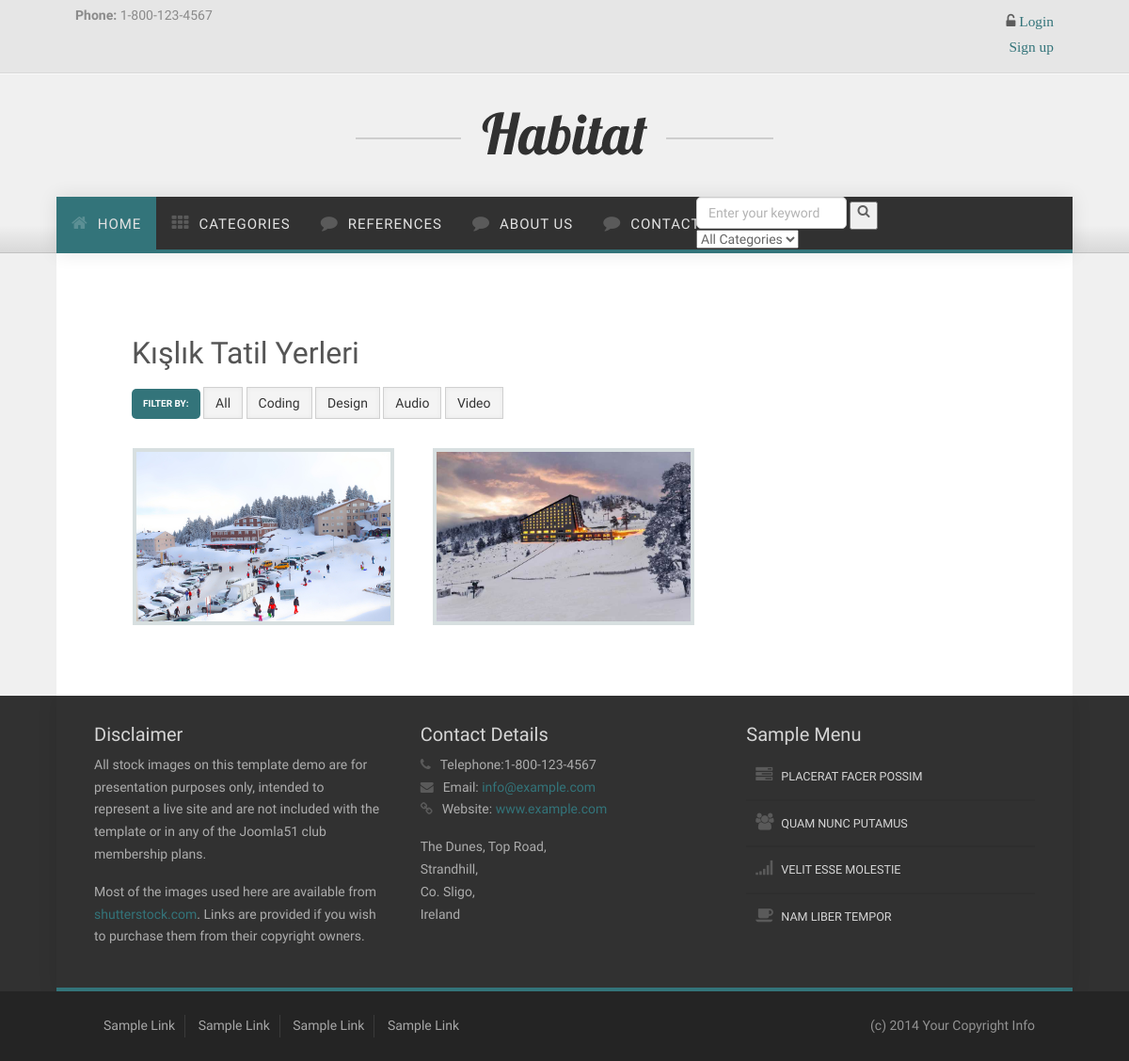
The app's page /category/12/Kislik-Tatil-Yerleri/ with its own data.
### place/models.py (models this page shows, shortened)
class Category(MPTTModel):
     STATUS = (
         ('True', 'Evet'),
         ('False', 'Hayır'),
     )
     title = models.CharField(max_length=100)
     keywords = models.CharField(max_length=255)
     description = models.CharField(max_length=255)
     image = models.ImageField(blank=True,upload_to='images/')
     status = models.CharField(max_length=10, choices=STATUS)
     slug  = models.SlugField(null=False, unique=True)
     parent = TreeForeignKey('self', blank=True, null=True, related_name='children', on_delete=models.CASCADE)
     create_at = models.DateTimeField(auto_now_add=True)
     update_at = models.DateTimeField(auto_now=True)
     class MPTTMeta:
         order_insertion_by = ['title']

class Place(models.Model):
    STATUS = (
        ('True', 'Evet'),
        ('False', 'Hayır'),
    )
    category = models.ForeignKey(Category, on_delete=models.CASCADE)
    title = models.CharField(max_length=150)
    keywords = models.CharField(max_length=255)
    description = models.CharField(max_length=255)
    image = models.ImageField(blank=True, upload_to='images/')
    price = models.FloatField()
    address = models.TextField()
    detail = RichTextUploadingField()
    slug = models.SlugField(null=False, unique=True)
    like = models.IntegerField()
    status = models.CharField(max_length=10, choices=STATUS)
    create_at = models.DateTimeField(auto_now_add=True)
    update_at = models.DateTimeField(auto_now=True)

### home/views.py (the view)
# urls.py: path('category/<int:id>/<slug:slug>/', views.category_places, name='category_places'),
def category_places(request, id, slug):
    category = Category.objects.all()
    categorydata = Category.objects.get(pk=id)
    places = Place.objects.filter(category_id=id)
    context = {'places': places,
               'category': category,
               'slug': slug,
               'categorydata': categorydata
               }
    return render(request,'places.html',context)

### home/templates/places.html (shortened to what this page needs)
{% extends "homebase.html" %}
{% block content %}
    <div id="content">
        <div class="container background-white">
            <div class="row margin-vert-30">
                <div class="col-md-12 margin-top-30">
                    <div id="content">
                        <div class="container background-white">
                            <div class="row margin-vert-30">
                                <div class="col-md-12">
                                    <h2>{{ categorydata.title }}</h2>
                                    <div class="portfolio-filter-container margin-top-20">
                                        <ul class="portfolio-filter">
                                            <li class="portfolio-filter-label label label-primary">
                                                filter by:
                                            </li>
                                            <li>
                                                <a href="#" class="portfolio-selected btn btn-default" data-filter="*">All</a>
                                            </li>
                                            <li>
                                                <a href="#" class="btn btn-default" data-filter=".code">Coding</a>
                                            </li>
                                            <li>
                                                <a href="#" class="btn btn-default" data-filter=".design">Design</a>
                                            </li>
                                            <li>
                                                <a href="#" class="btn btn-default" data-filter=".audio">Audio</a>
                                            </li>
                                            <li>
                                                <a href="#" class="btn btn-default" data-filter=".video">Video</a>
                                            </li>
                                        </ul>
                                    </div>
                                </div>
                            </div>
                            <div class="row">
                                <div class="col-md-12 portfolio-group no-padding">
                                    {% for rs in places %}
                                    <div class="col-md-4 portfolio-item margin-bottom-40 video">
                                        <div>
                                            <a href="/place/{{ rs.id }}/{{ rs.slug }}">
                                                <figure>
                                                    <img src="{{ rs.image.url }}" alt="image1">
                                                </figure>
                                            </a>
                                        </div>
                                    </div>
                                    {% endfor %} }}
                                </div>
                            </div>
                        </div>
                    </div>
                </div>
            </div>
        </div>
    </div>
{% endblock %}

### home/static/css/nexus.css (style rules this page uses)
html { overflow-y: scroll; }
body { line-height: 1.7em; font-family: Roboto Condensed; font-size: 14px; font-weight: 400; background-color: #f0f0f0; color: #656565; }
.container { max-width: 1080px; padding-left: 40px; padding-right: 40px; width: 100%; }
.margin-vert-30 { margin-top: 30px; margin-bottom: 30px; }
.no-padding { padding: 0 0 4px !important; }
.margin-top-20 { margin-top: 20px; }
.margin-top-30 { margin-top: 30px; }
.margin-bottom-40 { margin-bottom: 40px; }
.background-white { background-color: #FFFFFF; }
.btn { border-radius: 0px; }
.btn-default { background-color: rgba(0, 0, 0, 0.043); border: 1px solid rgba(0, 0, 0, 0.15); border-radius: 0px; box-shadow: 0 0 5px 0 rgba(0, 0, 0, 0.05) inset; margin: 0; }
h2 { font-weight: 300; line-height: 1em; margin: 0 0 10px; color: #555555; font-family: 'Roboto Condensed', sans-serif; font-size: 32px; }
a { text-decoration: none; color: #33747a; -webkit-transition: color 0.15s ease-in; -moz-transition: color 0.15s ease-in; -o-transition: color 0.15s ease-in; transition: color 0.15s ease-in; }
a, a:hover, a:active, a:focus { outline: 0; text-decoration: none; }
img { max-width: 100% ; }
.label { font-weight: 300; font-size: 90%; border-radius: 5px; }
.portfolio-group { text-align: center; padding: 0px; margin: 0; width: 100% !important; }
.portfolio-group .portfolio-item { overflow: hidden; position: relative; text-align: center; vertical-align: text-top; list-style: none outside none; }
.portfolio-group figure { border: 4px solid #d7dfe0; margin: 1px; padding: 0px; position: relative; overflow: hidden; }
.portfolio-group figure img { max-width: 100%; display: block; position: relative; z-index: 0; -webkit-transition: -webkit-transform 0.4s ease-out; -moz-transition: -moz-transform 0.4s ease-out; transition: transform 0.4s ease-out; }
.portfolio-group .col-sm-4, .portfolio-group .col-md-4, .portfolio-group .col-lg-4 { width: 33.33%; }
.portfolio-filter { margin: 0; padding: 0px; }
.portfolio-filter li { list-style: none; display: inline-block; }
.portfolio-filter-label { font-weight: bold; text-transform: uppercase; font-size: 10px; padding: 11px 12px; }

### records on screen
Category: title "Kışlık Tatil Yerleri"
Place: image (picture)
Place: image (picture)
